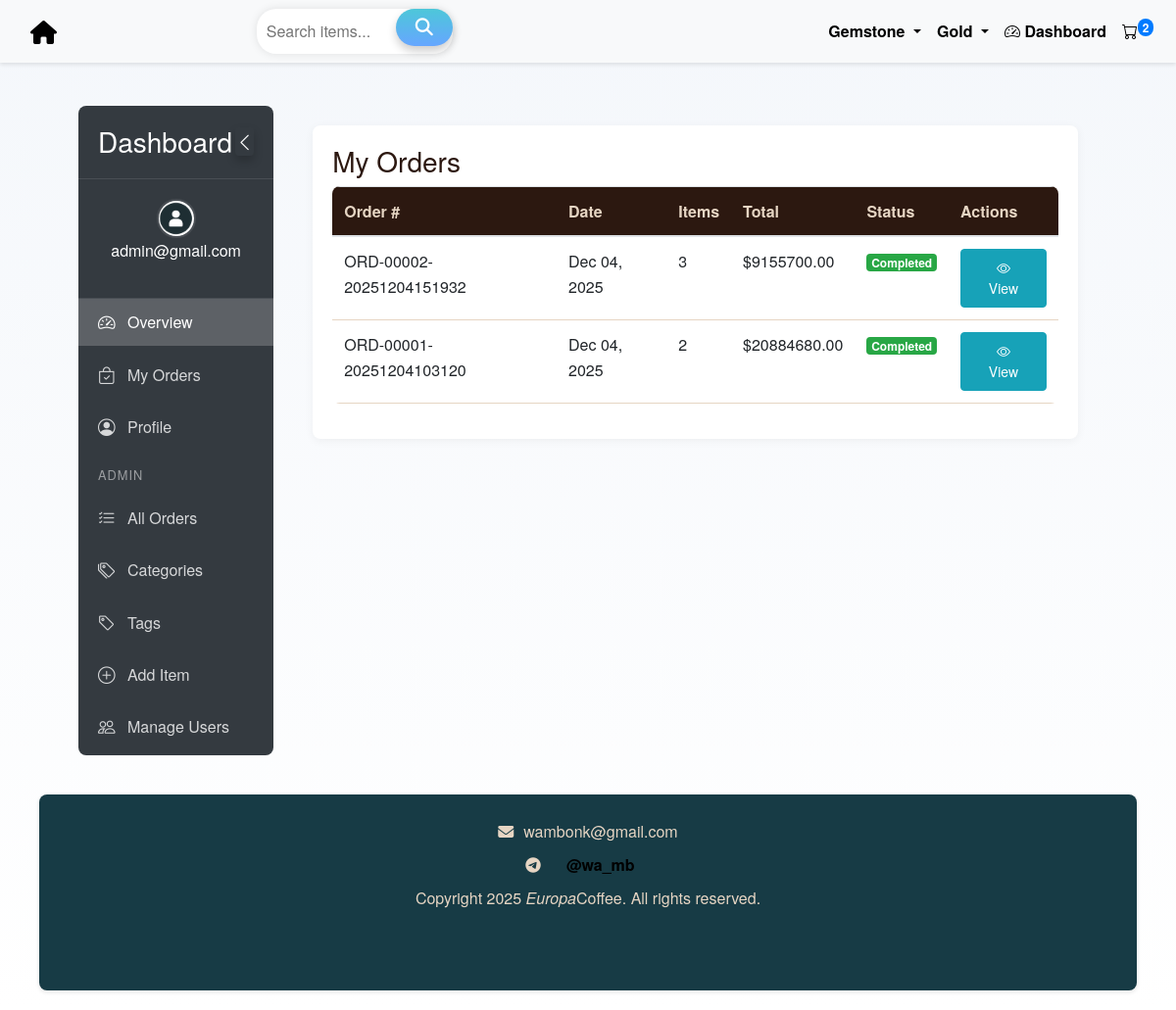
The page /dashboard/orders/ (signed in) on the database its author committed.
### orders/models.py (models this page shows, shortened)
class Category(models.Model):
    name = models.CharField(max_length=100, unique=True)
    slug = models.SlugField(max_length=120, unique=True, editable=False)  # not editable
    parent = models.ForeignKey(
        'self',
        on_delete=models.CASCADE,
        related_name='subcategories',
        blank=True,
        null=True,
        help_text="Parent category, leave blank if this is a top-level category."
    )
    class Meta:
        verbose_name_plural = 'Categories'
        ordering = ['name']

class CustomerOrder(models.Model):
    user = models.ForeignKey(
        settings.AUTH_USER_MODEL,
        on_delete=models.SET_NULL,
        null=True,
        blank=True,
        related_name='orders'
    )
    name = models.CharField(max_length=100)
    email = models.EmailField()
    phone = models.CharField(max_length=20)
    address = models.TextField()
    country = models.CharField(max_length=255, null=True, blank=True)
    state = models.CharField(max_length=255, null=True, blank=True)
    created_at = models.DateTimeField(auto_now_add=True)
    total_price = models.DecimalField(max_digits=10, decimal_places=2)
    order_number = models.CharField(max_length=100, unique=True, blank=True)

### accounts/models.py (models this page shows, shortened)
class CustomUser(AbstractBaseUser, PermissionsMixin):
    email = models.EmailField(unique=True)
    full_name = models.CharField(max_length=255, blank=True)
    profile_pic = models.ImageField(
        upload_to=user_profile_pic_path,
        default='default_avatars/default.png',
        blank=True,
        null=True
    )
    is_active = models.BooleanField(default=True)
    is_staff = models.BooleanField(default=False)
    date_joined = models.DateTimeField(default=timezone.now)
    country = models.CharField(max_length=255, blank=True, null=True)
    state = models.CharField(max_length=255, blank=True, null=True)
    objects = CustomUserManager()
    USERNAME_FIELD = 'email'
    REQUIRED_FIELDS = ['full_name']
    def get_profile_pic_url(self):
        if self.profile_pic and default_storage.exists(self.profile_pic.name):
            return self.profile_pic.url
        return '/static/default_avatars/default.png'  # Fallback URL

### orders/views.py (the view)
# urls.py: path('dashboard/orders/', views.user_orders, name='user_orders'),
@login_required
def user_orders(request):
    if request.user.is_staff:
        orders = CustomerOrder.objects.all().order_by('-created_at')
    else:
        orders = CustomerOrder.objects.filter(
            user=request.user
        ).order_by('-created_at')
    return render(request, 'dashboard/orders.html', {'orders': orders})

### accounts/context_processors.py (called while the page is built)
def user_profile(request):
    if request.user.is_authenticated:
        return {
            'user_profile_pic': request.user.get_profile_pic_url()
        }
    return {}

### orders/context_processors.py (called while the page is built)
def cart_item_count(request):
    count = 0
    try:
        if request.user.is_authenticated:
            cart = Cart.objects.filter(user=request.user).first()
        else:
            session_id = request.session.session_key
            if not session_id:
                request.session.create()
                session_id = request.session.session_key
            cart = Cart.objects.filter(session_id=session_id).first()
        if cart:
            count = sum(item.quantity for item in cart.items.all())
    except Exception:
        count = 0  # Safe fallback
    return {'cart_item_count': count}

def categories_processor(request):
    return {
        'nav_categories': Category.objects.filter(parent__isnull=True).prefetch_related('subcategories')
    }

### templates/dashboard/orders.html
{% extends "dashboard/base.html" %}
{% block dashboard_content %}
<div class="dashboard-card">
    <h3>My Orders</h3>
    {% if orders %}
    <div class="table-responsive">
        <table class="table table-hover">
            <thead>
                <tr>
                    <th>Order #</th>
                    <th>Date</th>
                    <th>Items</th>
                    <th>Total</th>
                    <th>Status</th>
                    <th>Actions</th>
                </tr>
            </thead>
            <tbody>
                {% for order in orders %}
                <tr>
                    <td>{{ order.order_number }}</td>
                    <td>{{ order.created_at|date:"M d, Y" }}</td>
                    <td>{{ order.items.count }}</td>
                    <td>${{ order.total_price }}</td>
                    <td>
                        <span class="badge badge-success">Completed</span>
                    </td>
                    <td>
                        <a href="{% url 'order_detail' order.id %}" class="btn btn-sm btn-info">
                            <i class="bi bi-eye"></i> View
                        </a>
                    </td>
                </tr>
                {% endfor %}
            </tbody>
        </table>
    </div>
    {% else %}
    <div class="alert alert-info">
        You haven't placed any orders yet.
    </div>
    {% endif %}
</div>
{% endblock %}

### templates/dashboard/base.html (shortened to what this page needs)
{% extends "orders/base.html" %}
{% load static %}
{% block content %}
<div class="dashboard-container">
    <div class="dashboard-sidebar" id="dashboardSidebar">
        <div class="dashboard-sidebar-header">
            <h3>Dashboard</h3>
            <button class="btn btn-sm btn-outline-secondary dashboard-toggle-sidebar" id="dashboardToggleSidebar">
                <i class="bi bi-chevron-left"></i>
            </button>
        </div>
        <div class="dashboard-sidebar-menu">
            <div class="dashboard-user-info">
                <img src="{{ user.get_profile_pic_url }}"
                     alt="User Avatar"
                     class="dashboard-user-avatar rounded-circle"
                     onerror="this.onerror=null; this.src='{% static 'images/default-avatar.png' %}'">
                <p>{{ user.email }}</p>
            </div>
            <ul class="dashboard-nav flex-column">
                <li class="dashboard-nav-item">
                    <a class="dashboard-nav-link active" href="{% url 'dashboard' %}">
                        <i class="bi bi-speedometer2"></i> <span class="dashboard-nav-text">Overview</span>
                    </a>
                </li>
                <li class="dashboard-nav-item">
                    <a class="dashboard-nav-link" href="{% url 'user_orders' %}">
                        <i class="bi bi-bag-check"></i> <span class="dashboard-nav-text">My Orders</span>
                    </a>
                </li>
                <li class="dashboard-nav-item">
                    <a class="dashboard-nav-link" href="{% url 'profile' %}">
                        <i class="bi bi-person-circle"></i> <span class="dashboard-nav-text">Profile</span>
                    </a>
                </li>
                {% if user.is_staff %}
                <li class="dashboard-nav-divider">Admin</li>
                <li class="dashboard-nav-item">
                    <a class="dashboard-nav-link" href="{% url 'all_orders' %}">
                        <i class="bi bi-list-check"></i> <span class="dashboard-nav-text">All Orders</span>
                    </a>
                </li>
                <li class="dashboard-nav-item">
                    <a class="dashboard-nav-link" href="{% url 'category_management' %}">
                        <i class="bi bi-tags"></i> <span class="dashboard-nav-text">Categories</span>
                    </a>
                </li>
                <li class="dashboard-nav-item">
                    <a class="dashboard-nav-link" href="{% url 'tag_management' %}">
                        <i class="bi bi-tag"></i> <span class="dashboard-nav-text">Tags</span>
                    </a>
                </li>
                <li class="dashboard-nav-item">
                    <a class="dashboard-nav-link" href="{% url 'add_item' %}">
                        <i class="bi bi-plus-circle"></i> <span class="dashboard-nav-text">Add Item</span>
                    </a>
                </li>
                <li class="dashboard-nav-item">
                    <a class="dashboard-nav-link" href="{% url 'manage_users' %}">
                        <i class="bi bi-people"></i> <span class="dashboard-nav-text">Manage Users</span>
                    </a>
                </li>
                {% endif %}
            </ul>
        </div>
    </div>
    <div class="dashboard-main-content" id="dashboardMainContent">
        {% block dashboard_content %}
        {% endblock %}
    </div>
</div>
{% endblock %}

### templates/orders/base.html (shortened to what this page needs)
{% load static %}
<!DOCTYPE html>
<html lang="en">
<head>
    <link href="https://stackpath.bootstrapcdn.com/bootstrap/4.5.2/css/bootstrap.min.css" rel="stylesheet">
     <link rel="stylesheet" href="{% static 'css/style.css' %}">
     <link rel="stylesheet" href="{% static 'css/dashboard.css' %}">
    <link href="https://cdn.jsdelivr.net/npm/bootstrap-icons@1.10.5/font/bootstrap-icons.css" rel="stylesheet">
<link href="https://cdn.jsdelivr.net/npm/bootstrap-icons@1.10.5/font/bootstrap-icons.css" rel="stylesheet">
</head>
<body>
    <nav class="navbar navbar-expand-lg navbar-light bg-light fixed-top">
        <div class="container-fluid">
            <a class="navbar-brand" href="{% url 'home' %}">
             <i class="fa fa-home"></i>
            </a>
            <div class="collapse navbar-collapse justify-content-between" id="navbarNav">
                <form class="search d-flex mx-auto" action="{% url 'search' %}" method="get">
                    <input placeholder="Search items..." type="text" name="q" aria-label="Search">
                    <button type="submit"><i class="fa fa-search"></i></button>
                </form>
                <ul class="navbar-nav ml-auto">
                    {% for category in nav_categories %}
                        {% if category.subcategories.all %}
                            <li class="nav-item dropdown">
                              <a class="nav-link dropdown-toggle" href="#" id="navbarDropdown{{ forloop.counter }}" role="button" data-bs-toggle="dropdown" aria-expanded="false">
                                {{ category.name }}
                              </a>
                            </li>
                        {% else %}
                            <li class="nav-item">
                                <a class="nav-link" href="{% url 'category_detail' category.slug %}">{{ category.name }}</a>
                            </li>
                        {% endif %}
                    {% endfor %}
                    <li class="nav-item">
                        <a class="nav-link" href="{% url 'dashboard' %}">
                            <i class="bi bi-speedometer2"></i> Dashboard
                        </a>
                    </li>
                <li class="nav-item">
                    <a class="nav-link position-relative" href="{% url 'cart' %}">
                        <i class="bi bi-cart"></i>
                        {% if cart_item_count > 0 %}
                            <span class="badge badge-primary position-absolute top-0 start-100 translate-middle rounded-pill">
                                {{ cart_item_count }}
                            </span>
                        {% else %}
                            <span class="badge badge-secondary position-absolute top-0 start-100 translate-middle rounded-pill">
                                0
                            </span>
                        {% endif %}
                    </a>
                </li>
                </ul>
            </div>
        </div>
    </nav>
    <br>
    <div class="container-fluid mt-4" style="padding-left: 40px; padding-right: 40px;">
    <div class="container-fluid mt-5 pt-3" style="padding-left: 40px; padding-right: 40px;">
        {% block content %}
        {% endblock %}
    </div>
<footer class="container-fluid" style="padding: 0;">
    <div class="container-footer text-center justify-center" style="padding: 0;">
<br>
        <div style="display: flex; align-items: center; justify-content: center; gap: 10px;">
            <i class="fa fa-envelope" aria-hidden="true"></i> wambonk@gmail.com
        </div>
        <div style="display: flex; align-items: center; justify-content: center; gap: 10px;">
            <i class="fa fa-telegram" aria-hidden="true"></i>
            <a class="nav-link active" href="https://t.me/wa_mb">@wa_mb</a>
        </div>
        <span>Copyright 2025 <i>Europa</i>Coffee. All rights reserved.</span>
        <br>
    </div>
</footer>
</body>
</html>

### static/css/style.css (style rules this page uses)
body { font-family: 'Helvetica Neue', Arial, sans-serif; background-color: #f8f4f1; background: linear-gradient(0deg, rgb(255, 255, 255) 0%, rgb(244, 247, 251) 100%); color: #2c1810; line-height: 1.6; background-size: cover; background-position: center; background-repeat: no-repeat; margin: 0; padding: 0; display: flex; align-items: center; justify-content: center; }
.search { display: inline-block; position: relative; }
.search input[type="text"] { width: 200px; padding: 10px; border: none; border-radius: 20px; box-shadow: 0 0 10px rgba(0, 0, 0, 0.1); }
.search button[type="submit"] { background-color: #ffffff; border: none; color: #ffffff; cursor: pointer; padding: 10px 20px; border-radius: 20px; position: absolute; top: 0; right: 0; transition: .9s ease; }
.navbar { background-color: # #f8f4f1 !important; box-shadow: 0 2px 4px rgba(0,0,0,0.1); }
.navbar-brand { color: black !important; font-size: 24px; font-weight: bold; }
.nav-link { color: black !important; font-weight: 800; transition: color 0.3s ease; }
.container-footer { width: 100%; height: 200px; background-color: #173B45; border-radius: 8px; box-shadow: 0 2px 4px rgba(0,0,0,0.1); padding: 0 !important; margin-top: 20px; margin-bottom: 20px; }
.btn { padding: 8px 20px; border-radius: 4px; font-weight: 500; transition: all 0.3s ease; }
table { width: 100%; margin-bottom: 1rem; background-color: #ffffff; border-radius: 8px; overflow: hidden; }
th { background-color: #2c1810; color: #e6d5c3; padding: 12px; }
td { padding: 12px; border-bottom: 1px solid #e6d5c3; }
footer { color: #e6d5c3; margin-top: 40px; width: 100%; }
footer a { color: #bf9d7e; text-decoration: none; }
button { font-family: inherit; font-size: 18px; background: linear-gradient(to bottom, #4dc7d9 0%,#66a6ff 100%); color: white; padding: 0.8em 1.2em; display: flex; align-items: center; justify-content: center; border: none; border-radius: 25px; box-shadow: 0px 5px 10px rgba(0, 0, 0, 0.2); transition: all 0.3s; }

### static/css/dashboard.css (style rules this page uses)
.dashboard-container { display: flex; align-items: flex-start; transition: all 0.3s; padding-top: 20px; }
.dashboard-sidebar { width: 250px; background: #343a40; color: white; transition: all 0.3s; position: relative; z-index: 1000; overflow-y: auto; overflow-x: hidden; border-radius: 8px; }
.dashboard-main-content { margin-left: 20px; padding: 20px; width: calc(100% - 20px); transition: all 0.3s; }
.dashboard-sidebar-header { padding: 20px; display: flex; justify-content: space-between; align-items: center; border-bottom: 1px solid rgba(255, 255, 255, 0.1); }
.dashboard-sidebar-header h3 { margin: 0; white-space: nowrap; }
.dashboard-toggle-sidebar { color: white; background: transparent; border: none; padding: 0; font-size: 1.2rem; cursor: pointer; }
.dashboard-user-info { padding: 20px; text-align: center; border-bottom: 1px solid rgba(255, 255, 255, 0.1); }
.dashboard-user-avatar { width: 40px; height: 40px; border-radius: 50%; object-fit: cover; border: 2px solid rgba(255, 255, 255, 0.1); }
.dashboard-nav-item { margin-bottom: 5px; }
.dashboard-nav { list-style: none; margin: 0; padding-left: 0; }
.dashboard-nav-link { color: rgba(255, 255, 255, 0.8); padding: 10px 20px; display: flex; align-items: center; transition: all 0.3s; white-space: nowrap; }
.dashboard-nav-link.active { color: white; background: rgba(255, 255, 255, 0.2); }
.dashboard-nav-link i { margin-right: 10px; font-size: 1.1rem; min-width: 20px; }
.dashboard-nav-divider { color: rgba(255, 255, 255, 0.5); padding: 10px 20px; font-size: 0.8rem; text-transform: uppercase; letter-spacing: 1px; }
.dashboard-card { background: white; border-radius: 8px; padding: 20px; margin-bottom: 20px; box-shadow: 0 2px 10px rgba(0,0,0,0.05); transition: all 0.3s ease; }

### rows shown on the page
Category: name "Gemstone"
Category: name "Gold"
CustomUser: get_profile_pic_url (placeholder picture), email "admin@gmail.com"
CustomerOrder: order_number "ORD-00002-20251204151932", created_at "Dec 04, 2025", items.count "3", total_price "9155700.00"
CustomerOrder: order_number "ORD-00001-20251204103120", created_at "Dec 04, 2025", items.count "2", total_price "20884680.00"

### other values the page prints
{{ cart_item_count }} "2"
